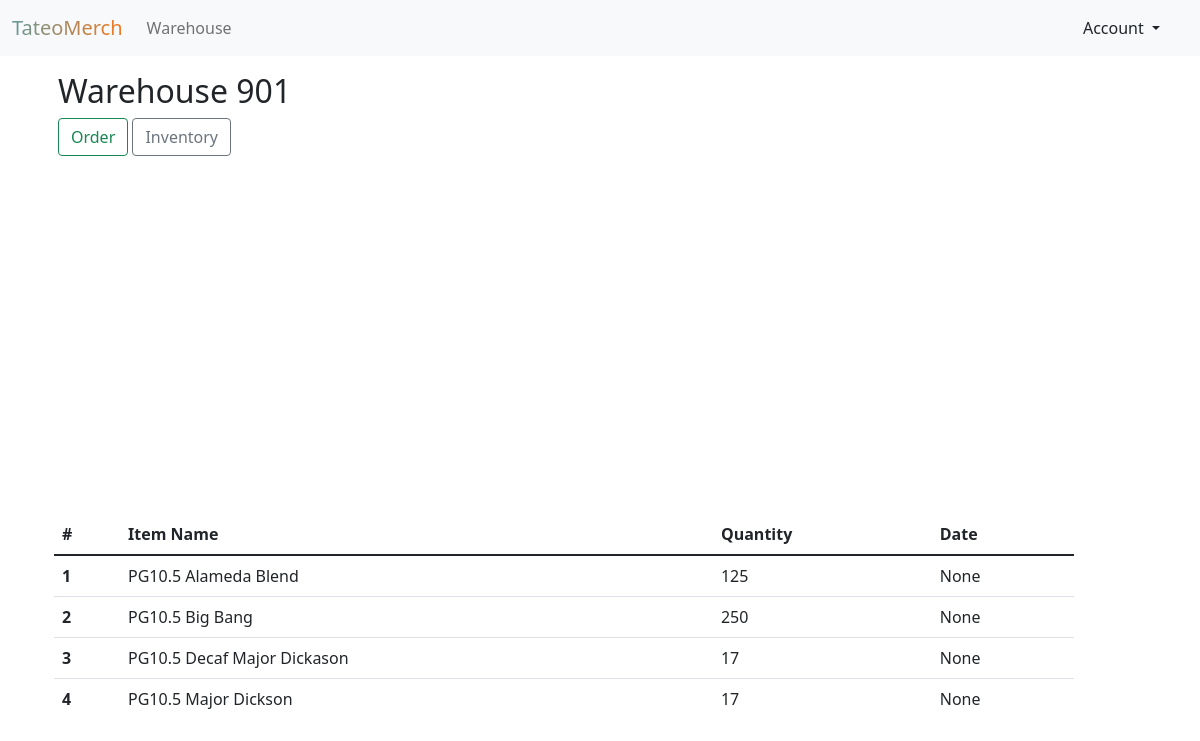
Screenshot of /ops/warehouse/2/inventory with the database file from the repository.
### operations/models.py (models this page shows, shortened)
class Warehouse(models.Model):
    number              = models.IntegerField(default=000)
    manager             = models.ForeignKey(settings.AUTH_USER_MODEL, on_delete=models.CASCADE)
    address             = models.TextField(default="N/A")
    region              = models.IntegerField(default=0000)
    inventory           = models.ManyToManyField(Inventory, blank=True, null=True)
    routes              = models.ManyToManyField(rsr.models.Route, blank=True, null=True)

class InventoryItem(models.Model):
    item                = models.ForeignKey(Item, on_delete=models.CASCADE)
    item_date           = models.DateField(blank=True, null=True)
    total_quantity      = models.IntegerField(default=0)
    pallet_quantity     = models.IntegerField(default=0)
    each_quantity       = models.IntegerField(default=0)

class Item(models.Model):
    item_brand          = models.CharField(choices=BRAND, max_length=25, default='P')
    item_type           = models.CharField(choices=TYPE, max_length=25)
    item_size           = models.CharField(choices=SIZE, max_length=25)
    item_name           = models.CharField(max_length=100)
    item_number         = models.IntegerField(default=0)
    item_date           = models.DateField(blank=True, null=True)
    cpc                 = models.IntegerField(blank=True, null=True)

### operations/views.py (the view)
# urls.py: path('warehouse/<int:warehouse_id>/inventory', views.WarehouseDateItemView, name='warehouse-inventory'),
def WarehouseDateItemView(request, warehouse_id):
    warehouse = Warehouse.objects.get(id=warehouse_id)
    inventory = Inventory.objects.filter(warehouse=warehouse).latest('date')
    inv_items = inventory.items.all()
    items = Item.objects.filter(Q(item_type='G') | Q(item_type='W'))
    return render(request, "warehouse_dates.html", {'items': inv_items, 'warehouse': warehouse})

### operations/templates/warehouse_dates.html (shortened to what this page needs)
<!doctype html>
<html lang="en">
  <head>
    <link href="https://cdn.jsdelivr.net/npm/bootstrap@5.1.3/dist/css/bootstrap.min.css" rel="stylesheet">
  </head>
<body>
{% extends 'navbar.html' %}
{% block content %}
<main>
    <div class= "container">
        <div class="table-responsive text-nowrap">
                {% if warehouse %}
                              <div class="card-body">
                                <h2 class="card-title">Warehouse {{ warehouse.number }}</h2>
                                  <a type="button" href="https://forms.office.com/pages/responsepage.aspx?id=JWwiTDq_UEGXCpp7Ec1w4PWkcr5jqrZFhAjKF0kY7DhUODBaUkZDUUFTN1VYRkQzSUE1QVZKQklTUyQlQCN0PWcu&origin=QRCode" target="_blank" class="btn btn-outline-success">Order</a>
                                  <a type="button" href="/ops/warehouse/{{ warehouse.id }}/inventory" class="btn btn-outline-secondary">Inventory</a>
                            </div>
                                <div class= "container">
                                    <div class="table-responsive text-nowrap">
                                <h3>
                                    <br>
                                </h3>
                                    <div style=" height:300px; overflow:auto;">
                                    </div>
                                    <div style="height:200px; width: 85vw; overflow:auto;">
                                <table class="table">
                                    <thead>
                                    <tr>
                                        <th scope="col">#</th>
                                        <th scope="col">Item Name</th>
                                        <th scope="col">Quantity</th>
                                        <th scope="col">Date</th>
                                    </tr>
                                    </thead>
                                    <tbody>
                                        {% if items %}
                                            {% for item in items %}
                                            <tr>
                                                <th scope="row">{{ forloop.counter }}</th>
                                                <td>{{ item.item.item_brand}}{{ item.item.item_type}}{{ item.item.item_size}} {{ item.item.item_name}}</td>
                                                <td> {{ item.total_quantity }}</td>
                                                <td>{{ item.item_date}}</td>
                                            </tr>
                                            {% endfor %}
                                        {% endif %}
                                    </tbody>
                                    </table>
                                    </div>
                                    </div>
                                </div>
                        {% endif %}
        </div>
    </div>
</main>
{% endblock content %}

### rows the page displays
Warehouse: number "901"
InventoryItem: item.item_brand "P", item.item_type "G", item.item_size "10.5", item.item_name "Alameda Blend", total_quantity "125", item_date "None"
InventoryItem: item.item_brand "P", item.item_type "G", item.item_size "10.5", item.item_name "Big Bang", total_quantity "250", item_date "None"
InventoryItem: item.item_brand "P", item.item_type "G", item.item_size "10.5", item.item_name "Decaf Major Dickason", total_quantity "17", item_date "None"
InventoryItem: item.item_brand "P", item.item_type "G", item.item_size "10.5", item.item_name "Major Dickson", total_quantity "17", item_date "None"
